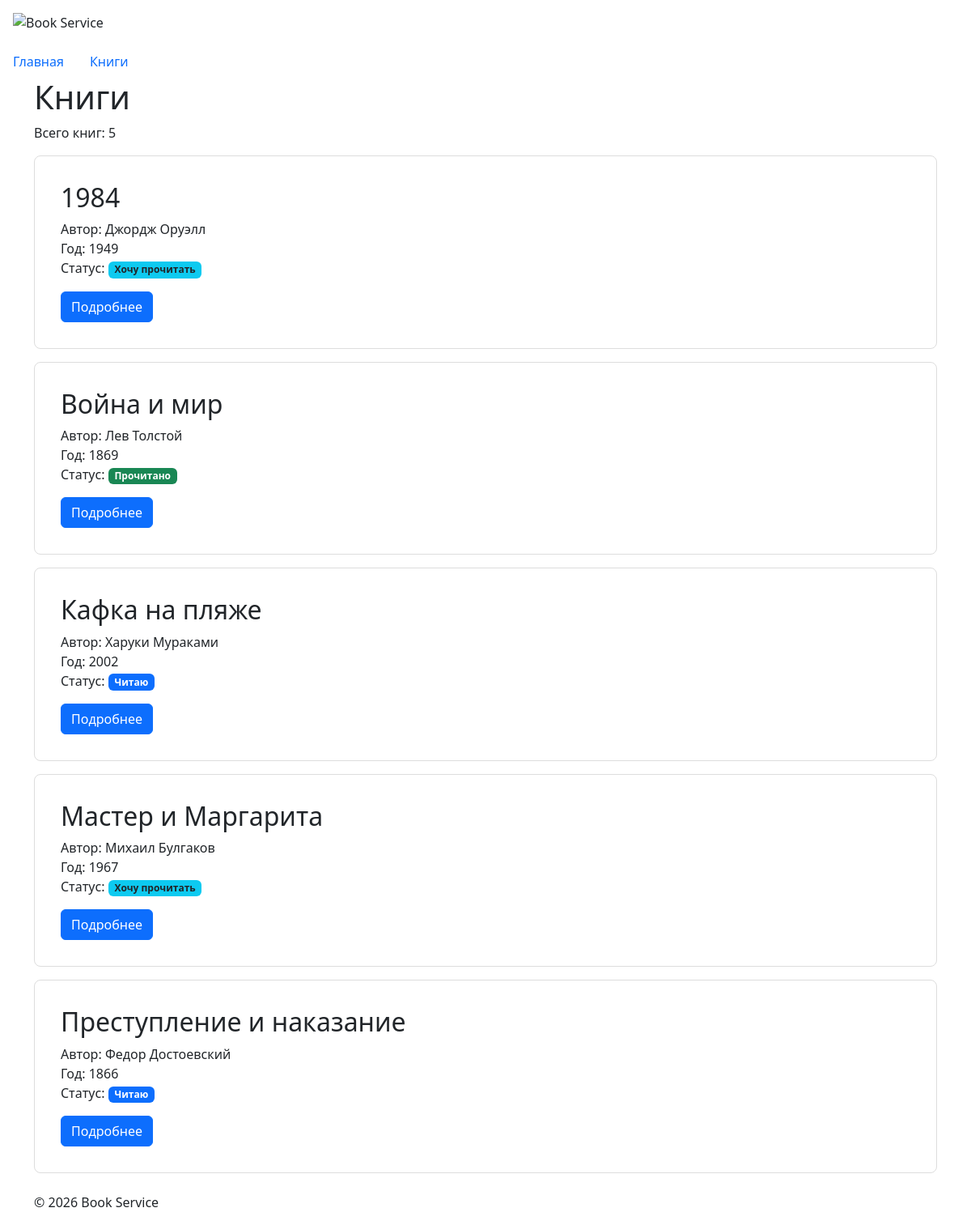
The page /books/ on the database its author committed.
### books/views.py (the view)
# urls.py: path("books/", include("books.urls")),
def books(request):
    conn = get_db_connection()
    books_data = conn.execute("""
        SELECT books.id, books.title, books.author, books.year,
               books.status, users.name AS user_name
        FROM books
        JOIN users ON books.user_id = users.id
        ORDER BY books.title;
    """).fetchall()
    conn.close()
    books_list = []
    for b in books_data:
        books_list.append({
            "id": b["id"],
            "title": b["title"],
            "author": b["author"],
            "year": b["year"],
            "status": b["status"],
            "user_name": b["user_name"],
            "badge_class": STATUS_BADGES.get(b["status"], "bg-secondary"),
            "status_display": get_status_display(b["status"]),
        })
    context = {"books": books_list}
    return render(request, "books/book_list.html", context)

### books/views.py (called while the page is built)
def get_db_connection():
    conn = sqlite3.connect(DB_PATH)
    conn.row_factory = sqlite3.Row
    return conn

### models/status.py (called while the page is built)
def get_status_display(status: str) -> str:
    return STATUS_DISPLAY.get(status, "Неизвестный статус")

### books/templates/books/book_list.html (shortened to what this page needs)
{% extends "base.html" %}
{% block content %}
<h1>Книги</h1>
<p>Всего книг: {{ books|length }}</p>
{% for book in books %}
    {% include "books/includes/book_card.html" %}
{% empty %}
    <p>Список книг пуст.</p>
{% endfor %}
{% endblock %}

### templates/base.html (shortened to what this page needs)
{% load static %}
<!DOCTYPE html>
<html lang="ru">
<head>
    <link rel="stylesheet"
          href="https://cdn.jsdelivr.net/npm/bootstrap@5.3.3/dist/css/bootstrap.min.css">
    <link rel="stylesheet"
          href="{% static 'homepage/css/style.css' %}">
</head>
<body>
    <img src="{% static 'homepage/img/logo.png' %}"
         alt="Book Service" class="book-service-logo">
    {% include "includes/navigation.html" %}
    <main class="container">
        {% block content %}{% endblock %}
    </main>
    <footer class="container mt-4 mb-3">
        <p>© <span id="current-year"></span> Book Service</p>
    </footer>
</body>
</html>

### templates/includes/navigation.html
<nav class="nav">
    <a class="nav-link" href="{% url 'homepage:index' %}">Главная</a>
    <a class="nav-link" href="{% url 'books:list' %}">Книги</a>
</nav>

### books/templates/books/includes/book_card.html
<article class="card book-card mb-3">
    <div class="card-body">
        <h2 class="card-title">
            {{ book.title|default:"Без названия" }}
        </h2>
        <p class="card-text">
            Автор: {{ book.author }}<br>
            Год: {{ book.year }}<br>
            Статус: <span class="badge {{ book.badge_class|default:'bg-secondary' }}">{{ book.status_display|default:book.status }}</span>
        </p>
        <a href="{% url 'books:detail' book.id %}"
           class="btn btn-primary">Подробнее</a>
    </div>
</article>

### homepage/static/homepage/css/style.css (style rules this page uses)
body { min-height: 100vh; }
.book-service-logo { width: 120px; height: auto; margin: 1rem; }
.book-card { margin-bottom: 1rem; padding: 1rem; border: 1px solid #ddd; border-radius: 8px; }

### rows shown on the page
books: title "1984", author "Джордж Оруэлл", year "1949", status_display "Хочу прочитать"
books: title "Война и мир", author "Лев Толстой", year "1869", status_display "Прочитано"
books: title "Кафка на пляже", author "Харуки Мураками", year "2002", status_display "Читаю"
books: title "Мастер и Маргарита", author "Михаил Булгаков", year "1967", status_display "Хочу прочитать"
books: title "Преступление и наказание", author "Федор Достоевский", year "1866", status_display "Читаю"

### other values the page prints
{{ books|length }} "5"
